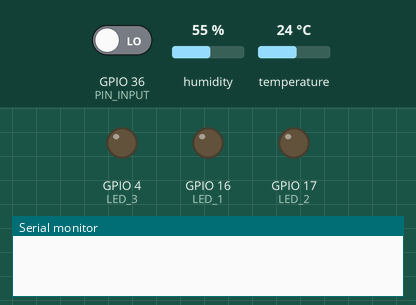
Simulated run of this sketch. Board: ESP32. On the bench: output pins drawn as LEDs (lit = HIGH), the last lines printed to the serial monitor. The test bench sets the inputs (shaded band); at power-on: GPIO 36 (PIN_INPUT) LOW, temperature 24 °C, humidity 55 %.

Above: at 6.8 s.
6.9 s: GPIO 36 (PIN_INPUT) driven HIGH
At 9.2 s:
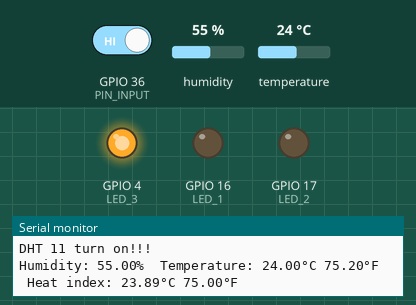
13.3 s: temperature set to 33 °C
17.3 s: temperature set to 36 °C
At 20.5 s:
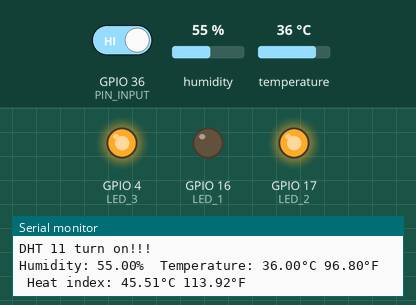
23.6 s: temperature set to 12 °C
At 26.6 s:
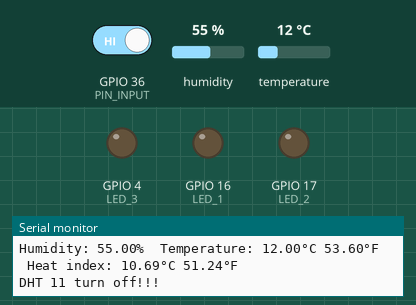
29.7 s: temperature set to 41 °C
At 33.1 s:
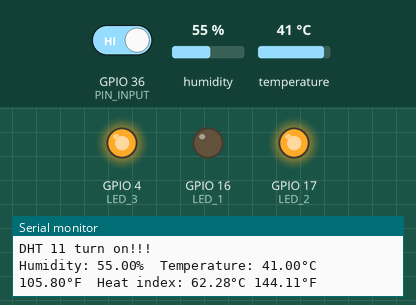
Timing chart, 0 to 36.7 s (numbered marks = the images above; inputs shaded):
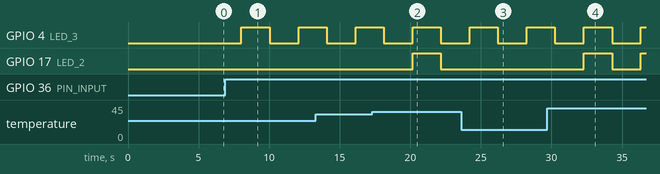

Measured:
- the behaviour switches between 34 and 35 °C on temperature (found by bisection; images 1 and 2)
- after the input at 6.9 s, GPIO 4 (LED_3): LOW → HIGH after 1.1 s, → LOW 2.0 s later, → HIGH 2.0 s later
- after the input at 17.3 s, GPIO 17 (LED_2): LOW → HIGH after 2.9 s, → LOW 2.0 s later
- after the input at 23.6 s, GPIO 17 (LED_2): stays LOW (without the input it goes to HIGH after 0.61 s)
- after the input at 29.7 s, GPIO 17 (LED_2): LOW → HIGH after 2.6 s, → LOW 2.0 s later, → HIGH 2.0 s later

The sketch:

Temperature.ino
```cpp
#include "DHT.h"

#define DHTPIN 32
#define DHTTYPE DHT11

DHT dht(DHTPIN, DHTTYPE);

const int LED_1 = 16; //LED Merah
const int LED_2 = 17; //LED Kuning
const int LED_3 = 4; //LED Hijau
const int PIN_INPUT = 36;
bool isOn = false;

void setup() {
  Serial.begin(9600);
  pinMode(LED_1, OUTPUT);
  pinMode(LED_2, OUTPUT);
  pinMode(LED_3, OUTPUT);
  pinMode(PIN_INPUT,INPUT);
  dht.begin();
}

void loop() {
  delay(2000);

  int state_push_button = digitalRead(PIN_INPUT);

  if(state_push_button == HIGH && isOn == false)
  {
    isOn = true;
    Serial.println("DHT 11 turn on!!!");
  }
  else if(state_push_button == HIGH && isOn == true) {
    isOn = false;
    digitalWrite(LED_3,LOW);
    digitalWrite(LED_2,LOW);
    digitalWrite(LED_1,LOW);
    Serial.println("DHT 11 turn off!!!");
  }

  if(isOn == true)
  {
    float h = dht.readHumidity(); //kelembapan
    float t = dht.readTemperature(); //data berupa celsius
    float f = dht.readTemperature(true); // data berupa fahrenheit

    if (isnan(h) || isnan(t) || isnan(f)) {
      Serial.println(F("Failed to read from DHT sensor!"));
      return;
    }

    float hif = dht.computeHeatIndex(f, h); //panas dalam fahrenheit
    float hic = dht.computeHeatIndex(t, h, false); // panas dalam celcius

    Serial.print(F("Humidity: "));
    Serial.print(h);
    Serial.print(F("%  Temperature: "));
    Serial.print(t);
    Serial.print(F("°C "));
    Serial.print(f);
    Serial.print(F("°F  Heat index: "));
    Serial.print(hic);
    Serial.print(F("°C "));
    Serial.print(hif);
    Serial.println(F("°F"));

    if(t < 35)
    {
      digitalWrite(LED_3,HIGH);
      digitalWrite(LED_2,LOW);
      digitalWrite(LED_1,LOW);
    }
    else if(t >= 35 && t <= 50)
    {
      digitalWrite(LED_3,HIGH);
      digitalWrite(LED_2,HIGH);
      digitalWrite(LED_1,LOW);
    }
    else
    {
      digitalWrite(LED_3,HIGH);
      digitalWrite(LED_2,HIGH);
      digitalWrite(LED_1,HIGH);
    }
  }

}
```
